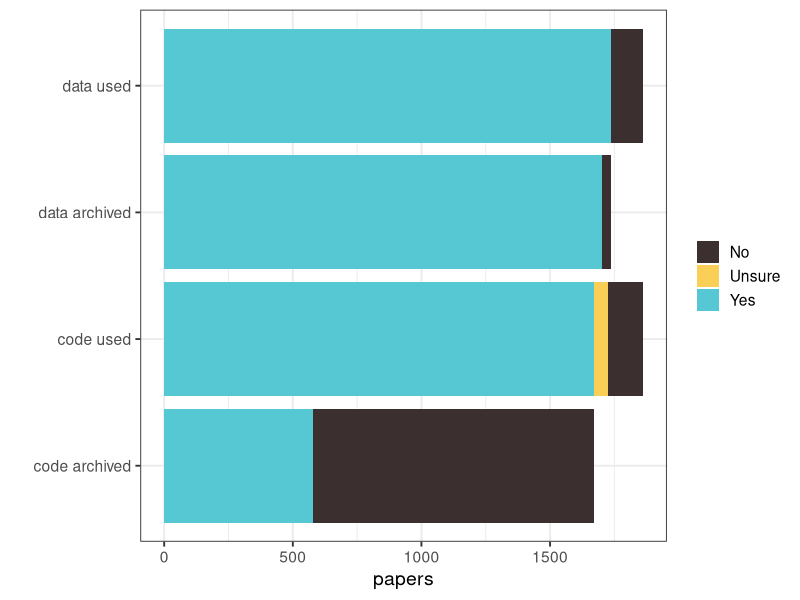
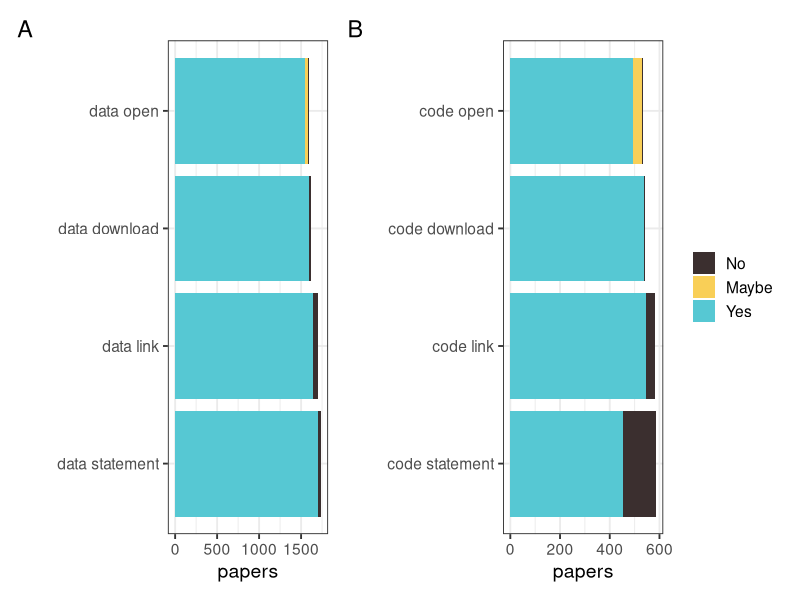
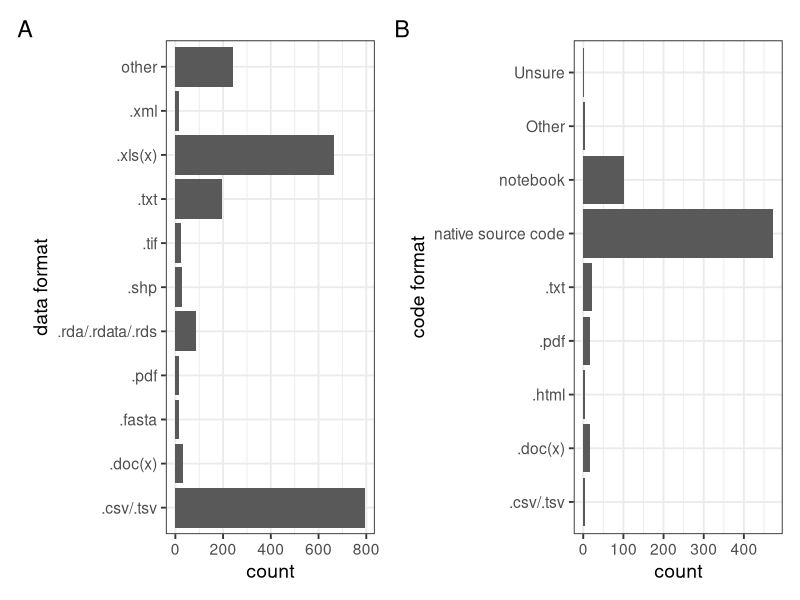

Recreate these plots in R, in order.
# Making figures for the paper

# Load libraries
library(tidyverse)
library(patchwork)

# Build colour scheme for the journals
journal_cols <- c("#9FE2BF", # ESE
                  "#F4C430", # Functional Ecology
                  "#2AAA8A", # J Applied Ecology
                  "#C3B1E1", # J Animal Ecology
                  "#A7C7E7", # J Ecology
                  "#DE3163", # MEE
                  "#F2D2BD") # People and Nature

# Read in the data
papers <- read_csv("data/BES-data-code-hackathon-cleaned_2025-11-16.csv")

#--------------------------------------------------------------------------------
# 1. Does the paper use code/data, and is it archived?
# Very small numbers for data not archived is data that is embargoed
# or available on request
#--------------------------------------------------------------------------------
# Make a dataframe for plotting
data_code_by_journal <- 
  papers %>% 
  select(journal, data_used, data_availability, code_used, code_archived) %>%
  # reshape the data so that we can plot all fur variables together
  pivot_longer(data_used:code_archived, names_to = "var") %>%
  # reorder the factors so the order is correct in the plot
  mutate(var = factor(var, levels = c("data_used", "data_availability", "code_used", "code_archived"))) %>%
  # change the names
  mutate(var = case_when(var == "data_used" ~ "data used",
                         var == "data_availability" ~ "data archived",
                         var == "code_used" ~ "code used",
                         var == "code_archived" ~ "code archived")) %>%
  # Recode the available on request as No since there are so few of these
  mutate(value = case_when(value == "No, but they are available on request" ~ "No",
                           TRUE ~ as.character(value))) %>%
  # Get the totals for each variable to plot
  group_by(journal, var, value) %>%
  summarise(papers = n()) %>%
  # Exclude NAs
  na.omit() 

# Plot
ggplot(data_code_by_journal, aes(x = var, y = papers, fill = value)) + 
  geom_bar(position = "stack", stat = "identity") + 
  coord_flip() +
  scale_fill_manual(values = c("#3b2f2f", "#f9cf57", "#56c8d3")) +
  theme_bw(base_size = 14) +
  # Remove legend title
  theme(legend.title = element_blank()) +
  xlab("")

#--------------------------------------------------------------------------------
# 2. Are data/code findable and accessible?
# A. DATA
#--------------------------------------------------------------------------------
# Make a dataframe for plotting
data_FA <- 
  papers %>%
  select(journal, 
         data_availability, data_link, data_download, data_open) %>%
  # reshape the data so that we can plot all fur variables together
  pivot_longer(data_availability:data_open, names_to = "var") %>%
  # change the names
  mutate(var = case_when(var == "data_availability" ~ "data statement",
                         var == "data_link" ~ "data link",
                         var == "data_download" ~ "data download",
                         var == "data_open" ~ "data open")) %>%
  # reorder the factors so the order is correct in the plot
  mutate(var = factor(var, levels = c("data statement", "data link", 
                                      "data download", "data open"))) %>%
  # Recode the available on request and embargoed data as No since there are so few of these
  # And shorten the other options to Maybe
  mutate(value = case_when(value == "No, but they are available on request" ~ "No",
                           value == "No, because the data are embargoed" ~ "No",
                           value == "Needs specific software or too large" ~ "Maybe",
                           value == "Yes, but not all files" ~ "Yes",
                           value == "Yes, but not all data" ~ "Yes",
                           TRUE ~ as.character(value))) %>%
  mutate(value = factor(value, levels = c("No", "Maybe", "Yes"))) %>%
  # Get the totals for each variable to plot
  group_by(journal, var, value) %>%
  summarise(papers = n()) %>%
  # Exclude NAs
  na.omit() 

dataFAplot <-
  ggplot(data_FA, aes(x = var, y = papers, fill = value)) + 
  geom_bar(position = "stack", stat = "identity") +
  coord_flip() +
  scale_fill_manual(values = c("#3b2f2f", "#f9cf57", "#56c8d3")) +
  theme_bw(base_size = 14) +
  # Remove legend
  theme(legend.position = "none") +
  xlab("") 

#--------------------------------------------------------------------------------
# 2. Are data/code findable and accessible?
# B. CODE
#--------------------------------------------------------------------------------
code_FA <- 
  papers %>%
  select(journal, 
         code_archived, code_availability, code_link, code_download, code_open) %>%
  # reshape the data so that we can plot all fur variables together
  pivot_longer(code_availability:code_open, names_to = "var") %>%
  # change the names
  mutate(var = case_when(var == "code_availability" ~ "code statement",
                         var == "code_link" ~ "code link",
                         var == "code_download" ~ "code download",
                         var == "code_open" ~ "code open")) %>%
  # reorder the factors so the order is correct in the plot
  mutate(var = factor(var, levels = c("code statement", 
                                      "code link", "code download", "code open"))) %>%
  # Recode the available on request and embargoed data as No since there are so few of these
  # And shorten the other options to Maybe
  mutate(value = case_when(value == "No, but they are available on request" ~ "No",
                           value == "No, because the data are embargoed" ~ "No",
                           value == "Maybe if I had the right software" ~ "Maybe",
                           value == "Yes, but not all files" ~ "Yes",
                           TRUE ~ as.character(value))) %>%
  mutate(value = factor(value, levels = c("No", "Maybe", "Yes"))) %>%
  # Get the totals for each variable to plot
  group_by(journal, var, value) %>%
  summarise(papers = n()) %>%
  # Exclude NAs
  na.omit() 

# Plot
codeFAplot <-
  ggplot(code_FA, aes(x = var, y = papers, fill = value)) + 
  geom_bar(position = "stack", stat = "identity") +
  coord_flip() +
  scale_fill_manual(values = c("#3b2f2f", "#f9cf57", "#56c8d3")) +
  theme_bw(base_size = 14) +
  # Remove legend title
  theme(legend.title = element_blank()) +
  xlab("")

# Combine the two
dataFAplot + codeFAplot + plot_annotation(tag_levels = 'A')

#--------------------------------------------------------------------------------
# 3. Are data/code interoperable?
# What format are they saved in? What programming language is code written in?
#--------------------------------------------------------------------------------  
# Data format
# First work out how many entries are not in the top ten 
# these should be added to the plot as "other"
topten <-
  papers %>% 
  filter(data_used == "Yes") %>% 
  select(data_format) %>%
  separate_longer_delim(cols = data_format, delim = ";") %>%
  na.omit() %>%
  group_by(data_format) %>%
  summarise(count = n()) %>% 
  arrange(-count) %>% 
  slice(1:10) %>%
  summarise(sum(count))

total <-
  papers %>% 
  filter(data_used == "Yes") %>% 
  select(data_format) %>%
  separate_longer_delim(cols = data_format, delim = ";") %>%
  na.omit() %>%
  group_by(data_format) %>%
  summarise(count = n()) %>% 
  arrange(-count) %>% 
  summarise(sum(count))

# How many are "other"
other_count <- as.numeric(total-topten)

# Create summary dataset for data format
# Select just the top 10 or it gets very large
summary_data_format <- 
  papers %>% 
  filter(data_used == "Yes") %>% 
  select(data_format) %>%
  separate_longer_delim(cols = data_format, delim = ";") %>%
  na.omit() %>%
  # Combine RDS and Rdata
  mutate(data_format = case_when(data_format == ".RDS" | data_format == ".Rdata" 
                                 ~ ".rda/.rdata/.rds",
                                 TRUE ~ as.character(data_format))) %>%
  group_by(data_format) %>%
  summarise(count = n()) %>% 
  # arrange in reverse order
  arrange(-count) %>%
  # select just top ten
  slice(1:10) %>%
  # add "other" option
  rbind(data.frame(data_format = "other", count = other_count))

# Plot
data_format_plot <-
  ggplot(summary_data_format, aes(x = data_format, y = count)) + 
  geom_col() +
  theme_bw(base_size = 14) +
  coord_flip() +
  # Remove legend title
  theme(legend.title = element_blank()) +
  xlab("data format")
#--------------------------------------------------------------------------------
# Code format
# Create summary dataset for code format
summary_code_format <- 
  papers %>% 
  filter(code_used == "Yes") %>% 
  select(code_format) %>%
  separate_longer_delim(cols = code_format, delim = ";") %>%
  na.omit() %>%
  group_by(code_format) %>%
  summarise(count = n()) %>% 
  arrange(-count)

# Plot
code_format_plot <-
  ggplot(summary_code_format, aes(x = code_format, y = count)) + 
  geom_col() +
  theme_bw(base_size = 14) +
  coord_flip() +
  # Remove legend title
  theme(legend.title = element_blank()) +
  xlab("code format")

#---------------------
# Combine two plots
(data_format_plot + code_format_plot) + plot_annotation(tag_levels = "A")

#-------------------------------------------------------------------------------
# Code language
# Create summary dataset for code language
summary_code_language <- 
  papers %>% 
  filter(code_used == "Yes") %>% 
  select(code_language) %>%
  separate_longer_delim(cols = code_language, delim = ";") %>%
  na.omit() %>%
  group_by(code_language) %>%
  summarise(count = n()) %>% 
  arrange(-count)

# Plot
code_language_plot <-
  ggplot(summary_code_language, aes(x = code_language, y = count)) + 
  geom_col() +
  coord_flip() +
  theme_bw(base_size = 14) +
  # Remove legend title
  theme(legend.title = element_blank()) +
  xlab("code language")

#--------------------------------------------------------------------------------
# 4. Where are data/code archived?
#-------------------------------------------------------------------------------
# Create summary dataset for data archive
summary_data_archive <- 
  papers %>% 
  filter(data_used == "Yes") %>% 
  select(data_archive) %>%
  separate_longer_delim(cols = data_archive, delim = ";") %>%
  na.omit() %>%
  group_by(data_archive) %>%
  summarise(count = n()) %>% 
  arrange(-count) %>%
  # Add a column to id this as for data
  mutate(type = rep("data", n()))  %>%
  # rename column so the two datasets match
  rename(archive = data_archive)

# Create summary dataset for code archive
summary_code_archive <- 
  papers %>% 
  filter(code_used == "Yes") %>% 
  select(code_archive) %>%
  separate_longer_delim(cols = code_archive, delim = ";") %>%
  na.omit() %>%
  group_by(code_archive) %>%
  summarise(count = n()) %>% 
  arrange(-count) %>%
  # Add a column to id this as for code
  mutate(type = rep("code", n())) %>%
  # rename column so the two datasets match
  rename(archive = code_archive)

# Stick the two summary datasets together
summary_all_archive <-
  rbind(summary_data_archive, summary_code_archive) %>%
  # change levels so plot is in correct order (data first)
  mutate(type = factor(type, levels = c("data", "code")))

# Get totals
summary_all_archive %>% group_by(type) %>% summarise(sum(count))

# Plot
archive_plot <-
  ggplot(summary_all_archive, aes(x = archive, y = count)) + 
  geom_col() +
  coord_flip() +
  theme_bw(base_size = 14) +
  # Remove legend title
  theme(legend.title = element_blank()) +
  xlab("") +
  facet_wrap(~type, scales = "free_x") +
  theme(strip.background = element_rect(fill = "white"))
